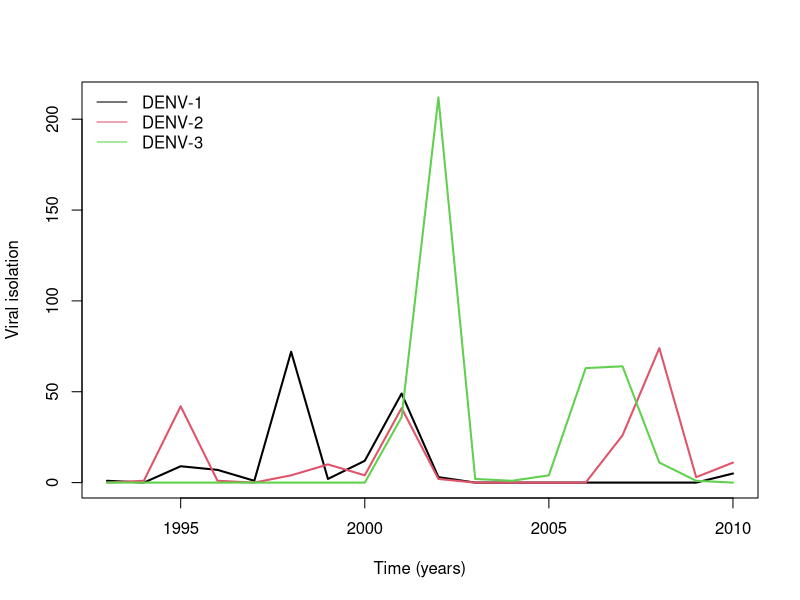

Here is the R script that generated this plot:
dt <- read.table("..//denv_serotypes_Rio.csv", sep = "\t", header = TRUE)
matplot(1993:2010, dt, type = "l", lwd = 2, col = 1:3,
        lty = 1, xlab = "Time (years)", ylab = "Viral isolation")
legend(x="topleft", legend = c("DENV-1", "DENV-2", "DENV-3"), col = 1:3, lty = 1, bty = "n")
